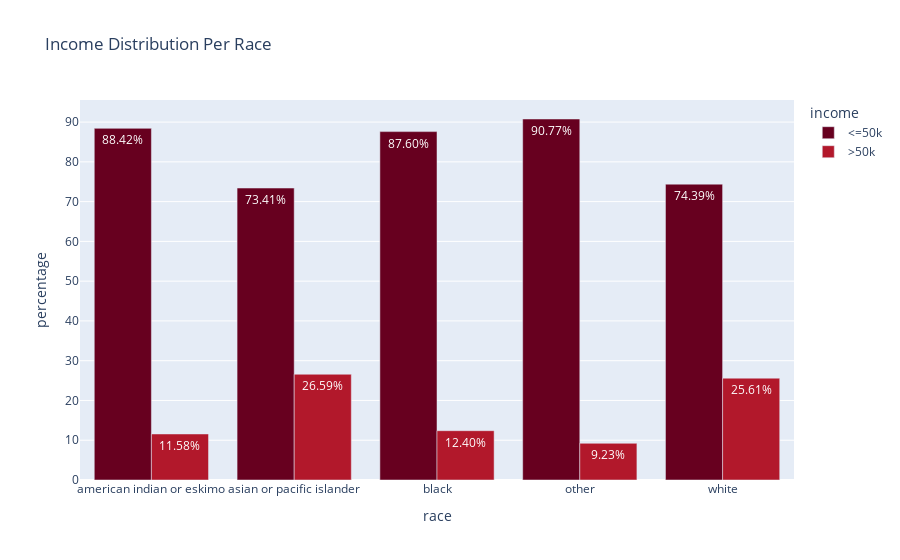

The notebook cell this image was saved under:
### Code cell
fig = px.bar(
    adult_df_income_race,
    x = 'race',
    y = 'percentage',
    color = 'income',
    title='Income Distribution Per Race ',
    barmode='group',
    color_discrete_sequence=px.colors.sequential.RdBu,
    text='percentage'
)
fig.update_traces(texttemplate = '%{text:.2f}%')
fig.show()
fig.write_image(os.path.join(results_dir, 'income_distribution_by_race_bar_plot.jpg'))
fig.write_image(os.path.join(results_dir, 'income_distribution_by_race_bar_plot.png'))
fig.write_html(os.path.join(results_dir, 'income_distribution_by_race_bar_plot.html'))

### Figure 1 — Plotly figure (JSON) as saved in the notebook; plotly's stock layout.template omitted (floating-point values rounded to 4 significant figures)
{"data": [{"alignmentgroup": "True", "hovertemplate": "income=<=50k<br>race=%{x}<br>percentage=%{text}<extra></extra>", "legendgroup": "<=50k", "marker": {"color": "rgb(103,0,31)", "pattern": {"shape": ""}}, "name": "<=50k", "offsetgroup": "<=50k", "orientation": "v", "showlegend": true, "text": [88.42, 73.41, 87.6, 90.77, 74.39], "textposition": "auto", "texttemplate": "%{text:.2f}%", "type": "bar", "x": ["american indian or eskimo", "asian or pacific islander", "black", "other", "white"], "xaxis": "x", "y": [88.42, 73.41, 87.6, 90.77, 74.39], "yaxis": "y"}, {"alignmentgroup": "True", "hovertemplate": "income=>50k<br>race=%{x}<br>percentage=%{text}<extra></extra>", "legendgroup": ">50k", "marker": {"color": "rgb(178,24,43)", "pattern": {"shape": ""}}, "name": ">50k", "offsetgroup": ">50k", "orientation": "v", "showlegend": true, "text": [11.58, 26.59, 12.4, 9.225, 25.61], "textposition": "auto", "texttemplate": "%{text:.2f}%", "type": "bar", "x": ["american indian or eskimo", "asian or pacific islander", "black", "other", "white"], "xaxis": "x", "y": [11.58, 26.59, 12.4, 9.225, 25.61], "yaxis": "y"}], "layout": {"autosize": true, "barmode": "group", "legend": {"title": {"text": "income"}, "tracegroupgap": 0}, "title": {"text": "Income Distribution Per Race "}, "xaxis": {"anchor": "y", "autorange": true, "domain": [0, 1], "range": [-0.5, 4.5], "title": {"text": "race"}, "type": "category"}, "yaxis": {"anchor": "x", "autorange": true, "domain": [0, 1], "range": [0, 95.55], "title": {"text": "percentage"}, "type": "linear"}}}
